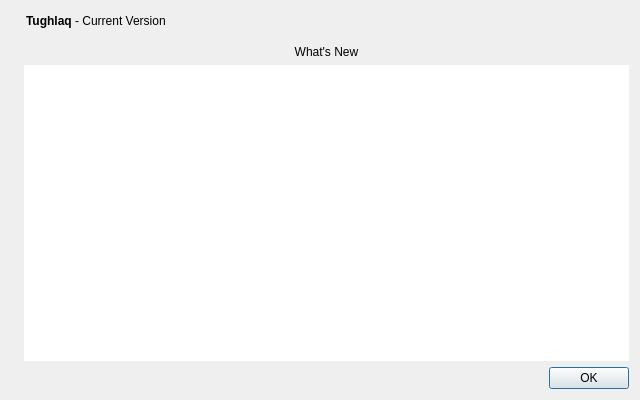
<?xml version="1.0" encoding="UTF-8"?>
<ui version="4.0">
 <class>WhatsNewDialog</class>
 <widget class="QDialog" name="WhatsNewDialog">
  <property name="geometry">
   <rect>
    <x>0</x>
    <y>0</y>
    <width>640</width>
    <height>400</height>
   </rect>
  </property>
  <property name="windowTitle">
   <string>What's New in Tughlaq</string>
  </property>
  <layout class="QHBoxLayout" name="horizontalLayout_2">
   <item>
    <widget class="QLabel" name="label_4">
     <property name="sizePolicy">
      <sizepolicy hsizetype="Preferred" vsizetype="Ignored">
       <horstretch>0</horstretch>
       <verstretch>0</verstretch>
      </sizepolicy>
     </property>
     <property name="pixmap">
      <pixmap resource="../bitcoin.qrc">:/images/aboutBackground</pixmap>
     </property>
     <property name="alignment">
      <set>Qt::AlignLeading|Qt::AlignLeft|Qt::AlignTop</set>
     </property>
    </widget>
   </item>
   <item>
    <layout class="QVBoxLayout" name="verticalLayout_2">
     <item>
      <layout class="QHBoxLayout" name="horizontalLayout">
       <property name="leftMargin">
        <number>2</number>
       </property>
       <property name="bottomMargin">
        <number>8</number>
       </property>
       <item>
        <widget class="QLabel" name="label">
         <property name="cursor">
          <cursorShape>IBeamCursor</cursorShape>
         </property>
         <property name="text">
          <string>&lt;html&gt;&lt;head/&gt;&lt;body&gt;&lt;p&gt;&lt;span style=&quot; font-weight:600;&quot;&gt;Tughlaq&lt;/span&gt; - Current Version&lt;/p&gt;&lt;/body&gt;&lt;/html&gt;</string>
         </property>
         <property name="textInteractionFlags">
          <set>Qt::LinksAccessibleByMouse|Qt::TextSelectableByKeyboard|Qt::TextSelectableByMouse</set>
         </property>
        </widget>
       </item>
       <item>
        <widget class="QLabel" name="versionLabel">
         <property name="cursor">
          <cursorShape>IBeamCursor</cursorShape>
         </property>
         <property name="text">
          <string notr="true"/>
         </property>
         <property name="textInteractionFlags">
          <set>Qt::LinksAccessibleByMouse|Qt::TextSelectableByKeyboard|Qt::TextSelectableByMouse</set>
         </property>
        </widget>
       </item>
       <item>
        <spacer name="horizontalSpacer">
         <property name="orientation">
          <enum>Qt::Horizontal</enum>
         </property>
         <property name="sizeHint" stdset="0">
          <size>
           <width>40</width>
           <height>20</height>
          </size>
         </property>
        </spacer>
       </item>
      </layout>
     </item>
     <item>
      <widget class="QLabel" name="title">
       <property name="cursor">
        <cursorShape>IBeamCursor</cursorShape>
       </property>
       <property name="text">
        <string>What's New</string>
       </property>
       <property name="alignment">
        <set>Qt::AlignHCenter|Qt::AlignTop</set>
       </property>
       <property name="margin">
        <number>2</number>
       </property>
       <property name="textInteractionFlags">
        <set>Qt::LinksAccessibleByMouse</set>
       </property>
      </widget>
     </item>
     <item>
      <widget class="QTextEdit" name="description">
       <property name="frameShape">
        <enum>QFrame::NoFrame</enum>
       </property>
       <property name="horizontalScrollBarPolicy">
        <enum>Qt::ScrollBarAlwaysOff</enum>
       </property>
       <property name="undoRedoEnabled">
        <bool>false</bool>
       </property>
       <property name="readOnly">
        <bool>true</bool>
       </property>
       <property name="cursorWidth">
        <number>1</number>
       </property>
       <property name="placeholderText">
        <string extracomment="This is the description of the change."/>
       </property>
      </widget>
     </item>
     <item>
      <widget class="QDialogButtonBox" name="buttonBox">
       <property name="orientation">
        <enum>Qt::Horizontal</enum>
       </property>
       <property name="standardButtons">
        <set>QDialogButtonBox::Ok</set>
       </property>
      </widget>
     </item>
    </layout>
   </item>
  </layout>
 </widget>
 <resources>
  <include location="../bitcoin.qrc"/>
 </resources>
 <connections>
  <connection>
   <sender>buttonBox</sender>
   <signal>rejected()</signal>
   <receiver>WhatsNewDialog</receiver>
   <slot>reject()</slot>
   <hints>
    <hint type="sourcelabel">
     <x>428</x>
     <y>308</y>
    </hint>
    <hint type="destinationlabel">
     <x>286</x>
     <y>274</y>
    </hint>
   </hints>
  </connection>
  <connection>
   <sender>buttonBox</sender>
   <signal>accepted()</signal>
   <receiver>WhatsNewDialog</receiver>
   <slot>accept()</slot>
   <hints>
    <hint type="sourcelabel">
     <x>360</x>
     <y>308</y>
    </hint>
    <hint type="destinationlabel">
     <x>157</x>
     <y>274</y>
    </hint>
   </hints>
  </connection>
 </connections>
</ui>
